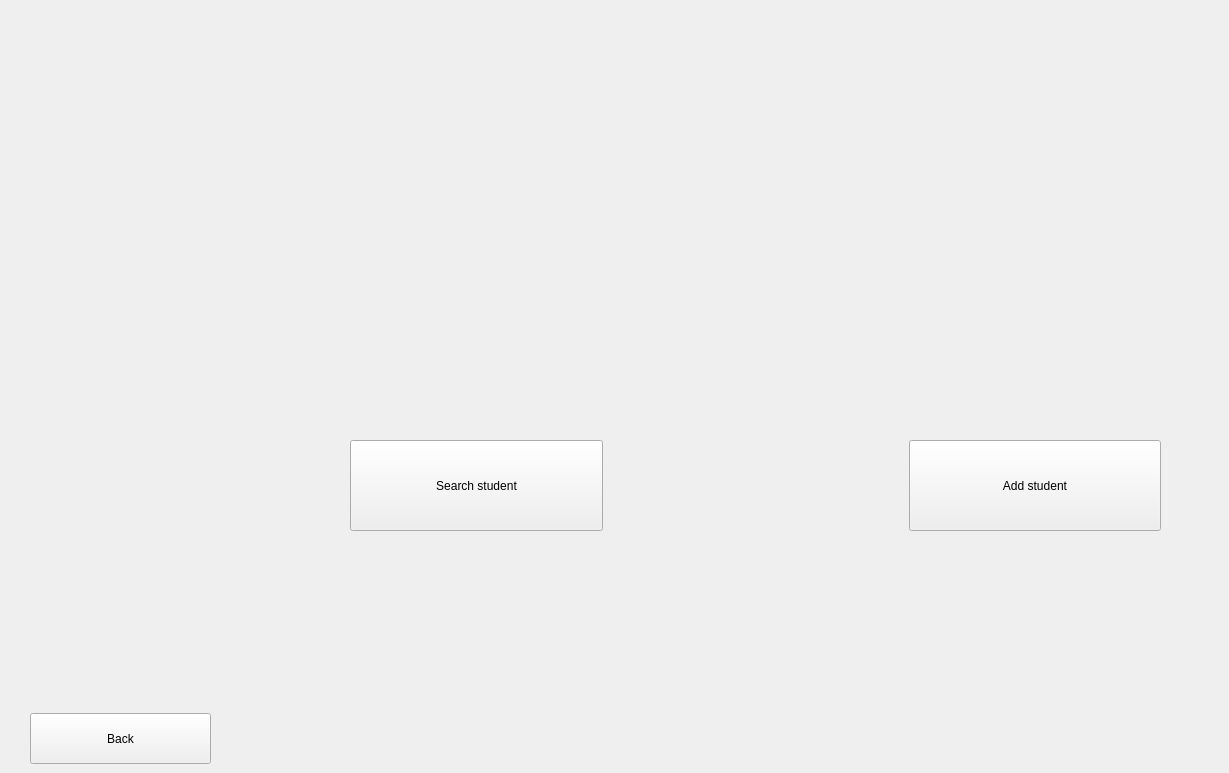
      <widget class="QWidget" name="studenticon">
       <widget class="QPushButton" name="pushButton">
        <property name="geometry">
         <rect>
          <x>30</x>
          <y>713</y>
          <width>181</width>
          <height>51</height>
         </rect>
        </property>
        <property name="text">
         <string>Back</string>
        </property>
       </widget>
       <widget class="QWidget" name="layoutWidget_2">
        <property name="geometry">
         <rect>
          <x>350</x>
          <y>440</y>
          <width>811</width>
          <height>91</height>
         </rect>
        </property>
        <layout class="QGridLayout" name="gridLayout_4">
         <item row="0" column="2">
          <widget class="QPushButton" name="pushButton_add">
           <property name="sizePolicy">
            <sizepolicy hsizetype="Minimum" vsizetype="Expanding">
             <horstretch>0</horstretch>
             <verstretch>0</verstretch>
            </sizepolicy>
           </property>
           <property name="text">
            <string>Add student</string>
           </property>
          </widget>
         </item>
         <item row="0" column="0">
          <widget class="QPushButton" name="pushButton_ser">
           <property name="sizePolicy">
            <sizepolicy hsizetype="Minimum" vsizetype="Expanding">
             <horstretch>0</horstretch>
             <verstretch>0</verstretch>
            </sizepolicy>
           </property>
           <property name="text">
            <string>Search student</string>
           </property>
          </widget>
         </item>
         <item row="0" column="1">
          <spacer name="horizontalSpacer_11">
           <property name="orientation">
            <enum>Qt::Horizontal</enum>
           </property>
           <property name="sizeType">
            <enum>QSizePolicy::Fixed</enum>
           </property>
           <property name="sizeHint" stdset="0">
            <size>
             <width>300</width>
             <height>20</height>
            </size>
           </property>
          </spacer>
         </item>
        </layout>
       </widget>
       <widget class="QLabel" name="search">
        <property name="geometry">
         <rect>
          <x>340</x>
          <y>70</y>
          <width>350</width>
          <height>350</height>
         </rect>
        </property>
        <property name="text">
         <string/>
        </property>
       </widget>
       <widget class="QLabel" name="addst">
        <property name="geometry">
         <rect>
          <x>870</x>
          <y>70</y>
          <width>350</width>
          <height>350</height>
         </rect>
        </property>
        <property name="text">
         <string/>
        </property>
       </widget>
      </widget>
